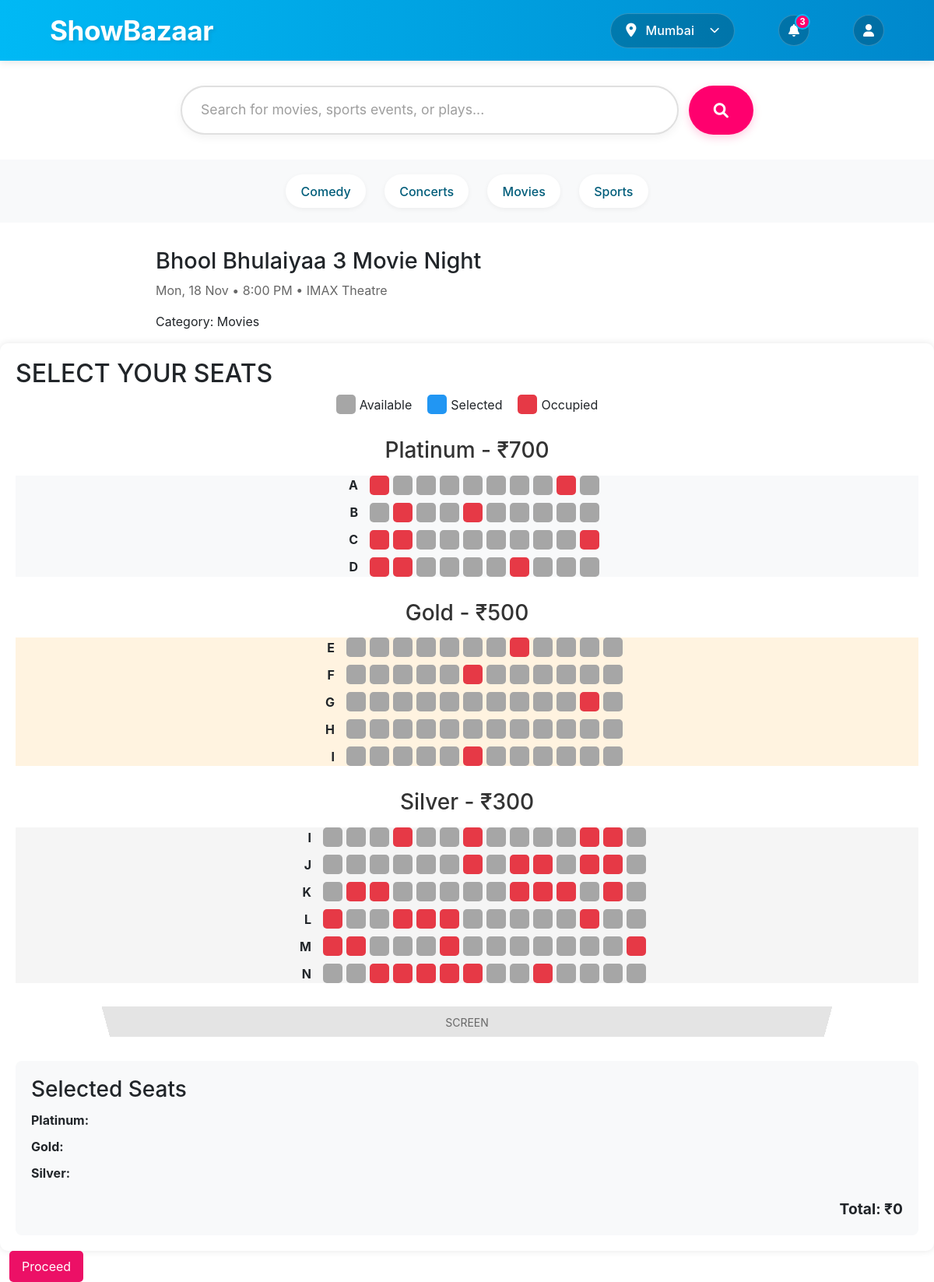
Screenshot of /public/pages/tickets.php?id=1&event_id=2 with the database file from the repository.
### tables this page shows
CREATE TABLE `categories` (
  `id` int(11) NOT NULL,
  `name` varchar(100) NOT NULL,
  `description` text DEFAULT NULL
);

CREATE TABLE `events` (
  `id` int(11) NOT NULL,
  `category_id` int(11) DEFAULT NULL,
  `title` varchar(255) NOT NULL,
  `description` text DEFAULT NULL,
  `image_url` varchar(255) DEFAULT NULL,
  `venue` varchar(255) DEFAULT NULL,
  `event_datetime` datetime DEFAULT NULL,
  `price_platinum` decimal(10,2) DEFAULT NULL,
  `price_gold` decimal(10,2) DEFAULT NULL,
  `price_silver` decimal(10,2) DEFAULT NULL,
  `total_seats` int(11) DEFAULT NULL,
  `available_seats` int(11) DEFAULT NULL,
  `status` enum('upcoming','ongoing','completed','cancelled') DEFAULT 'upcoming',
  `created_at` timestamp NOT NULL DEFAULT current_timestamp()
);

### public/pages/tickets.php (the view, shortened to what this page needs)
<?php
require_once '../../config/database.php';
$category_id = isset($_GET['id']) ? (int)$_GET['id'] : 0;
$event_id = isset($_GET['event_id']) ? (int)$_GET['event_id'] : 0;
$event_sql = "SELECT e.*, c.name as category_name
              FROM events e
              LEFT JOIN categories c ON e.category_id = c.id
              WHERE e.id = ? AND c.id = ?";
try {
    if ($stmt = $conn->prepare($event_sql)) {
        $stmt->bind_param("ii", $event_id, $category_id);
        $stmt->execute();
        $result = $stmt->get_result();
        if ($result && $result->num_rows > 0) {
            $event = $result->fetch_assoc();
        } else {
            error_log("No event found with ID: " . $event_id . " and category ID: " . $category_id);
            header("Location: index.php");
            exit();
        }
    } else {
        throw new Exception("Failed to prepare event query");
    }
} catch (Exception $e) {
    error_log($e->getMessage());
    header("Location: index.php");
    exit();
}
$event_date = new DateTime($event['event_datetime']);
?>
<!DOCTYPE html>
<html lang="en">
<head>
    <link rel="stylesheet" href="../../assets/css/tickets.css">
    <link rel="stylesheet" href="https://cdnjs.cloudflare.com/ajax/libs/font-awesome/6.0.0-beta3/css/all.min.css">
</head>
<body>
    <?php include_once './header.php'; ?>
    <div class="event-title">
        <h1><?php echo htmlspecialchars($event['title']); ?></h1>
        <p class="event-info">
            <?php echo $event_date->format('D, d M • g:i A'); ?> •
            <?php echo htmlspecialchars($event['venue']); ?>
        </p>
        <p class="event-category">Category: <?php echo htmlspecialchars($event['category_name']); ?></p>
    </div>
    <div class="ticket-container">
        <h2>Select Your Seats</h2>
        <div class="seating-legend">
            <div class="legend-item">
                <div class="seat available"></div>
                <span>Available</span>
            </div>
            <div class="legend-item">
                <div class="seat selected"></div>
                <span>Selected</span>
            </div>
            <div class="legend-item">
                <div class="seat occupied"></div>
                <span>Occupied</span>
            </div>
        </div>
        <div class="seating-section platinum-section">
            <h3>Platinum - ₹<?php echo number_format($event['price_platinum']); ?></h3>
            <div class="seats-container" data-price="<?php echo $event['price_platinum']; ?>" data-type="platinum">
                <?php
                for ($row = 1; $row <= 4; $row++) {
                    echo '<div class="seat-row">';
                    echo '<div class="row-label">' . chr(64 + $row) . '</div>';
                    for ($seat = 1; $seat <= 10; $seat++) {
                        echo '<div class="seat" data-row="' . chr(64 + $row) . '" data-seat="' . $seat . '"></div>';
                    }
                    echo '</div>';
                }
                ?>
            </div>
        </div>
        <div class="seating-section gold-section">
            <h3>Gold - ₹<?php echo number_format($event['price_gold']); ?></h3>
            <div class="seats-container" data-price="<?php echo $event['price_gold']; ?>" data-type="gold">
                <?php
                for ($row = 1; $row <= 5; $row++) {
                    echo '<div class="seat-row">';
                    echo '<div class="row-label">' . chr(68 + $row) . '</div>';
                    for ($seat = 1; $seat <= 12; $seat++) {
                        echo '<div class="seat" data-row="' . chr(68 + $row) . '" data-seat="' . $seat . '"></div>';
                    }
                    echo '</div>';
                }
                ?>
            </div>
            <div class="seating-section silver-section">
                <h3>Silver - ₹<?php echo number_format($event['price_silver']); ?></h3>
                <div class="seats-container" data-price="<?php echo $event['price_silver']; ?>" data-type="silver">
                    <?php
                    for ($row = 1; $row <= 6; $row++) {
                        echo '<div class="seat-row">';
                        echo '<div class="row-label">' . chr(72 + $row) . '</div>';
                        for ($seat = 1; $seat <= 14; $seat++) {
                            echo '<div class="seat" data-row="' . chr(72 + $row) . '" data-seat="' . $seat . '"></div>';
                        }
                        echo '</div>';
                    }
                    ?>
                </div>
            </div>
            <div class="screen">
                <div class="screen-text">SCREEN</div>
            </div>
        </div>
        <div class="selected-seats-summary">
            <h3>Selected Seats</h3>
            <div class="summary-content">
                <div class="seat-type platinum">
                    <span class="type-label">Platinum:</span>
                    <span class="seats-list"></span>
                    <span class="type-total"></span>
                </div>
                <div class="seat-type gold">
                    <span class="type-label">Gold:</span>
                    <span class="seats-list"></span>
                    <span class="type-total"></span>
                </div>
                <div class="seat-type silver">
                    <span class="type-label">Silver:</span>
                    <span class="seats-list"></span>
                    <span class="type-total"></span>
                </div>
            </div>
            <div class="total-amount">
                Total: ₹<span id="total-price">0</span>
            </div>
        </div>
    </div>
    <div class="final-button">
        <button class="final-btn" onclick="proceedToPayment(<?php echo $event_id; ?>)">Proceed</button>
    </div>
</body>
</html>

### public/pages/header.php (shortened to what this page needs)
<?php
require_once '../../config/database.php';
?>
<!DOCTYPE html>
<html lang="en">
<head>
    <link rel="stylesheet" href="https://cdnjs.cloudflare.com/ajax/libs/font-awesome/6.0.0-beta3/css/all.min.css" />
    <link rel="stylesheet" href="https://cdn.jsdelivr.net/npm/bootstrap@4.0.0/dist/css/bootstrap.min.css">
</head>
<body>
    <header class="main">
        <div class="main-logo">ShowBazaar</div>
        <nav>
            <ul class="main-nav-list">
                <li class="main-nav-item city-selector">
                    <button class="location-dropdown">
                        <i class="fas fa-map-marker-alt"></i>
                        <span class="city-name">Mumbai</span>
                        <i class="fas fa-chevron-down"></i>
                    </button>
                </li>
                <li class="main-nav-item notification-icon">
                    <button class="nav-icon-btn">
                        <i class="fas fa-bell"></i>
                        <span class="notification-badge">3</span>
                    </button>
                </li>
                <li class="main-nav-item user-icon">
                    <button class="nav-icon-btn">
                        <i class="fas fa-user"></i>
                    </button>
                </li>
            </ul>
        </nav>
    </header>
    <div class="search-bar">
        <input type="text" id="search-input" placeholder="Search for movies, sports events, or plays..." />
        <button><i class="fa-solid fa-magnifying-glass"></i></button>
    </div>
    <nav class="category-nav">
        <?php
        $categories_sql = "SELECT * FROM categories ORDER BY name";
        $categories_result = $conn->query($categories_sql);
        while ($category = $categories_result->fetch_assoc()) {
            echo '<a href="category-events.php?id=' . $category['id'] . '">' . htmlspecialchars($category['name']) . '</a>';
        }
        ?>
    </nav>
</body>
</html>

### assets/css/tickets.css (style rules this page uses)
* { margin: 0; padding: 0; box-sizing: border-box; }
body { font-family: "", sans-serif; margin: 0; font-size: 16px; }
.main { display: flex; justify-content: space-between; align-items: center; padding: 1rem 2rem; background-color: #003566; color: white; font-weight: 200; }
.main-logo { font-size: 2rem; font-weight: bold; color: #00b9f5; }
.main-nav-list { display: flex; list-style-type: none; margin: 0; padding: 0; align-items: center; }
.main-nav-item { margin-left: 1.5rem; }
.city-selector { display: flex; align-items: center; }
.event-title { max-width: 50rem; margin: 2rem auto 0; text-align: left; }
.event-title h1 { font-size: 1.8rem; margin-bottom: 0.5rem; }
.event-info { color: #666; margin-bottom: 1rem; }
.ticket-container { max-width: 50rem; margin: 1rem auto; background-color: white; padding: 2rem; border-radius: 0.625rem; box-shadow: 0 0 0.625rem rgba(0, 0, 0, 0.1); }
h2 { text-align: left; margin-bottom: 1.5rem; font-size: 1.2rem; text-transform: uppercase; }
.final-button { display: flex; align-items: center; margin: 0 0.75rem; }
.final-btn { display: flex; background-color: #ec1066; color: white; padding: 0.5rem 1rem; border: none; border-radius: 0.3125rem; align-items: center; justify-content: center; }

### public/pages/header.php (style rules this page uses)
.main { display: flex; justify-content: space-between; align-items: center; padding: 0.8rem 4rem; background: linear-gradient(90deg, #00b9f5 0%, #0088cc 100%); box-shadow: 0 2px 10px rgba(0, 0, 0, 0.1); }
.main-logo { font-size: 2.2rem; font-weight: 700; color: white; letter-spacing: -0.5px; text-shadow: 2px 2px 4px rgba(0, 0, 0, 0.1); }
.main-nav-list { display: flex; align-items: center; gap: 2rem; margin: 0; padding: 0; }
.main-nav-item { list-style: none; }
.nav-icon-btn { position: relative; display: flex; align-items: center; justify-content: center; width: 40px; height: 40px; background: rgba(0, 0, 0, 0.2); border: 1px solid rgba(255, 255, 255, 0.2); border-radius: 50%; color: white; transition: all 0.2s ease; }
.city-selector { position: relative; display: flex; align-items: center; }
.location-dropdown { display: flex; align-items: center; gap: 0.75rem; background: rgba(0, 0, 0, 0.2); border: 1px solid rgba(255, 255, 255, 0.2); border-radius: 100px; padding: 0.6rem 1.2rem; color: white; font-size: 1rem; font-weight: 500; cursor: pointer; transition: all 0.2s ease; min-width: 160px; }
.location-dropdown i.fa-map-marker-alt { font-size: 1.1rem; color: white; }
.location-dropdown i.fa-chevron-down { font-size: 0.8rem; margin-left: auto; transition: transform 0.2s ease; }
.city-name { font-weight: 500; letter-spacing: 0.2px; }
.notification-icon { position: relative; }
.notification-badge { position: absolute; top: -2px; right: -2px; width: 20px; height: 20px; background: #ff006e; border: 2px solid #00b9f5; border-radius: 50%; font-size: 0.7rem; font-weight: bold; display: flex; align-items: center; justify-content: center; color: white; }
.user-icon { position: relative; }
.search-bar { margin: 2rem auto; max-width: 800px; display: flex; gap: 0.8rem; padding: 0 2rem; position: relative; }
.search-bar input { flex: 1; padding: 1rem 1.5rem; border: 2px solid #e0e0e0; border-radius: 50px; font-size: 1.1rem; transition: all 0.3s ease; box-shadow: 0 4px 12px rgba(0, 0, 0, 0.05); }
.search-bar input::placeholder { color: #9e9e9e; }
.search-bar button { padding: 1rem 2rem; border: none; background: #ff006e; color: white; border-radius: 50px; cursor: pointer; font-size: 1.1rem; transition: all 0.3s ease; box-shadow: 0 4px 12px rgba(255, 0, 110, 0.2); display: flex; align-items: center; gap: 0.5rem; }
.search-bar button i { font-size: 1.2rem; }
.category-nav { display: flex; justify-content: center; gap: 1.5rem; padding: 1.2rem; background: #f8f9fa; margin-bottom: 2rem; flex-wrap: wrap; }
.category-nav a { text-decoration: none; color: #005d7a; font-weight: 500; padding: 0.6rem 1.2rem; border-radius: 25px; transition: all 0.3s ease; background: white; box-shadow: 0 2px 6px rgba(0, 0, 0, 0.05); }

### rows the page displays
categories: name "Comedy"
categories: name "Concerts"
categories: name "Movies"
categories: name "Sports"
events: title "Bhool Bhulaiyaa 3 Movie Night", event_datetime "Mon, 18 Nov • 8:00 PM", venue "IMAX Theatre", category.name "Movies", price_platinum "700", price_gold "500", price_silver "300"

### other values shown
chr(64 + $row) "A"
chr(64 + $row) "B"
chr(64 + $row) "C"
chr(64 + $row) "D"
chr(68 + $row) "E"
chr(68 + $row) "F"
chr(68 + $row) "G"
chr(68 + $row) "H"
chr(68 + $row) "I"
chr(72 + $row) "I"
chr(72 + $row) "J"
chr(72 + $row) "K"
chr(72 + $row) "L"
chr(72 + $row) "M"
chr(72 + $row) "N"
